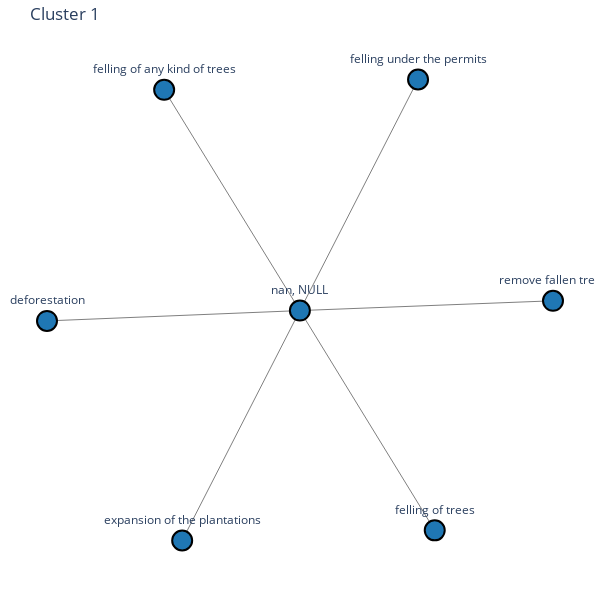
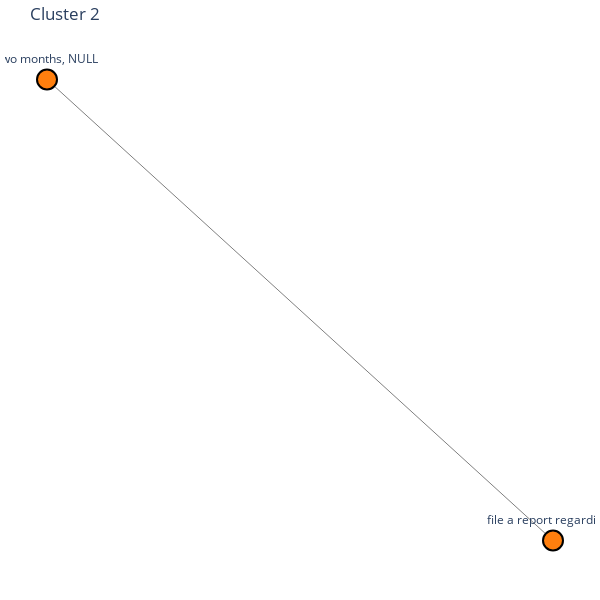

The notebook cell saved with these charts, in order:
### Code cell
import networkx as nx
import plotly.graph_objs as go

# Assuming 'G' is your graph and 'labels' is the list of labels
# Renumber clusters from 1 to 7 if needed, otherwise ensure you have clusters numbered 1 to 7
unique_labels = list(set(labels))
label_mapping = {label: idx+1 for idx, label in enumerate(unique_labels)}

def draw_subgraph_plotly(subgraph, cluster_id, cluster_color):
    pos = nx.spring_layout(subgraph, seed=42)  # Fixed seed for reproducibility
    
    # Extract the node positions
    x_nodes = [pos[node][0] for node in subgraph.nodes()]
    y_nodes = [pos[node][1] for node in subgraph.nodes()]

    # Extract the edges
    edge_x = []
    edge_y = []
    for edge in subgraph.edges():
        x0, y0 = pos[edge[0]]
        x1, y1 = pos[edge[1]]
        edge_x.extend([x0, x1, None])
        edge_y.extend([y0, y1, None])

    # Edge trace
    edge_trace = go.Scatter(
        x=edge_x, y=edge_y,
        line=dict(width=1, color='gray'),
        hoverinfo='none',
        mode='lines')

    # Node trace
    node_trace = go.Scatter(
        x=x_nodes, y=y_nodes,
        mode='markers+text',
        text=[f'{node}' for node in subgraph.nodes()],
        textposition="top center",
        marker=dict(
            showscale=False,
            color=cluster_color,  # Assign the cluster color
            size=20,
            line=dict(width=2, color='black')
        ),
        hoverinfo='text'
    )

    # Create figure
    fig = go.Figure(data=[edge_trace, node_trace],
                    layout=go.Layout(
                        title=f'Cluster {cluster_id}',
                        showlegend=False,
                        hovermode='closest',
                        margin=dict(b=20, l=5, r=5, t=40),
                        xaxis=dict(showgrid=False, zeroline=False, showticklabels=False),
                        yaxis=dict(showgrid=False, zeroline=False, showticklabels=False),
                        height=600,
                        width=600,
                        paper_bgcolor='white',
                        plot_bgcolor='white'
                    ))

    fig.show()

# Iterate over each cluster and draw the subgraph
for original_cluster_id in set(labels):
    cluster_id = label_mapping[original_cluster_id]
    cluster_color = cluster_colors[cluster_id - 1]  # Assign a unique color to each cluster
    cluster_nodes = [node for node, label in zip(G.nodes, labels) if label == original_cluster_id]
    subgraph = G.subgraph(cluster_nodes)
    draw_subgraph_plotly(subgraph, cluster_id, cluster_color)

### Figure 1 — Plotly figure (JSON) as saved in the notebook; plotly's stock layout.template omitted (floating-point values rounded to 4 significant figures)
{"data": [{"hoverinfo": "none", "line": {"color": "gray", "width": 1}, "mode": "lines", "type": "scatter", "x": [0.0001362, -0.9989, null, 0.0001362, -0.5361, null, 0.0001362, 0.5328, null, 0.0001362, 0.4669, null, 0.0001362, 1, null, 0.0001362, -0.4649, null, 0.0001362, 0.0001362, null], "y": [-0.0009052, -0.04067, null, -0.0009052, 0.8487, null, -0.0009052, -0.8466, null, -0.0009052, 0.8884, null, -0.0009052, 0.03679, null, -0.0009052, -0.8857, null, -0.0009052, -0.0009052, null]}, {"hoverinfo": "text", "marker": {"color": "rgb(31, 119, 180)", "line": {"color": "black", "width": 2}, "showscale": false, "size": 20}, "mode": "markers+text", "text": ["nan, NULL", "remove fallen trees", "expansion of the plantations", "deforestation", "felling under the permits", "felling of any kind of trees", "felling of trees"], "textposition": "top center", "type": "scatter", "x": [0.0001362, 1, -0.4649, -0.9989, 0.4669, -0.5361, 0.5328], "y": [-0.0009052, 0.03679, -0.8857, -0.04067, 0.8884, 0.8487, -0.8466]}], "layout": {"height": 600, "hovermode": "closest", "margin": {"b": 20, "l": 5, "r": 5, "t": 40}, "paper_bgcolor": "white", "plot_bgcolor": "white", "showlegend": false, "title": {"text": "Cluster 1"}, "width": 600, "xaxis": {"showgrid": false, "showticklabels": false, "zeroline": false}, "yaxis": {"showgrid": false, "showticklabels": false, "zeroline": false}}}

### Figure 2 — Plotly figure (JSON) as saved in the notebook; plotly's stock layout.template omitted (floating-point values rounded to 4 significant figures)
{"data": [{"hoverinfo": "none", "line": {"color": "gray", "width": 1}, "mode": "lines", "type": "scatter", "x": [-1.0, 1, null, -1.0, -1.0, null], "y": [0.9849, -0.9849, null, 0.9849, 0.9849, null]}, {"hoverinfo": "text", "marker": {"color": "rgb(255, 127, 14)", "line": {"color": "black", "width": 2}, "showscale": false, "size": 20}, "mode": "markers+text", "text": ["two months, NULL", "file a report regarding:- "], "textposition": "top center", "type": "scatter", "x": [-1.0, 1], "y": [0.9849, -0.9849]}], "layout": {"height": 600, "hovermode": "closest", "margin": {"b": 20, "l": 5, "r": 5, "t": 40}, "paper_bgcolor": "white", "plot_bgcolor": "white", "showlegend": false, "title": {"text": "Cluster 2"}, "width": 600, "xaxis": {"showgrid": false, "showticklabels": false, "zeroline": false}, "yaxis": {"showgrid": false, "showticklabels": false, "zeroline": false}}}
